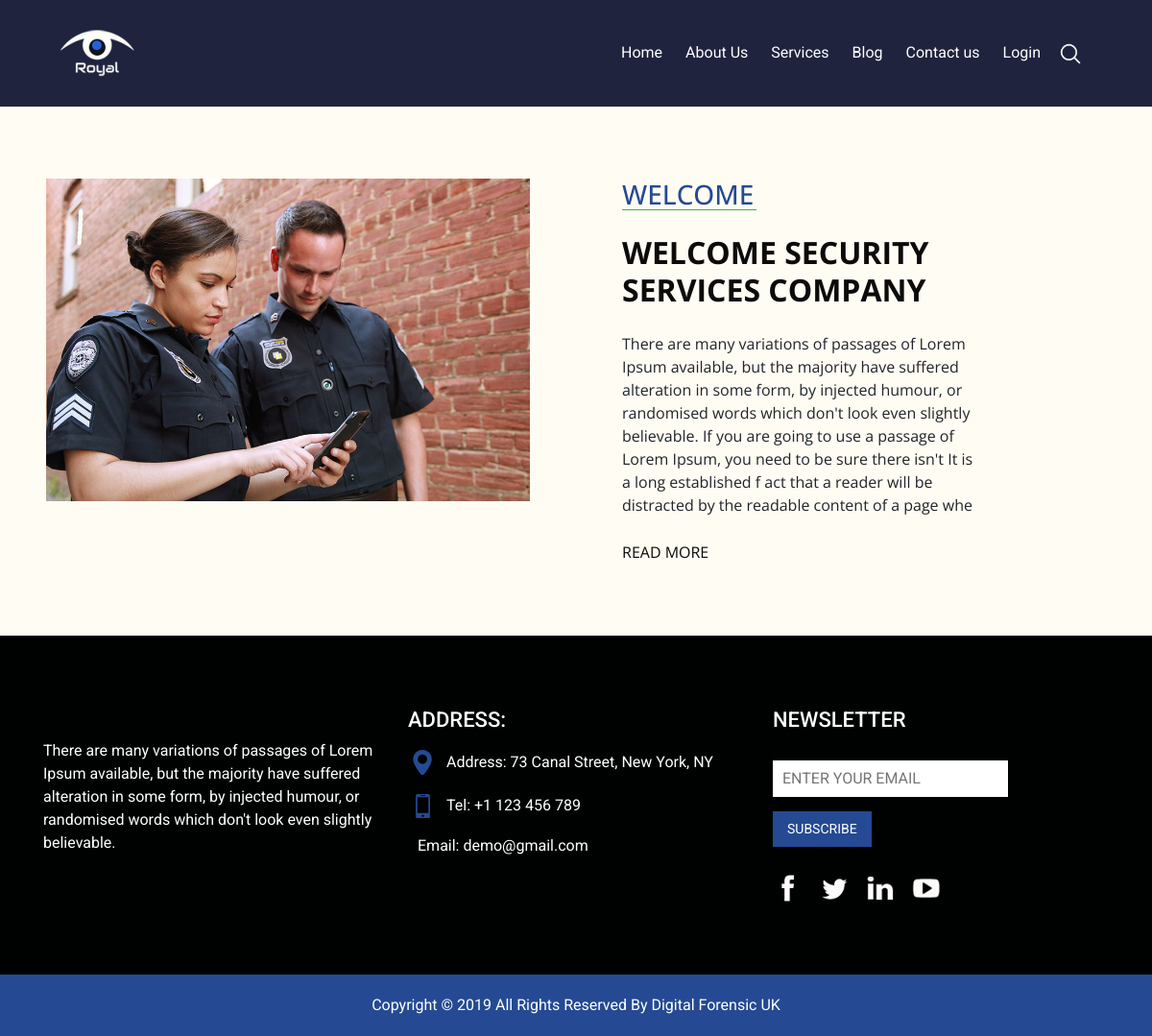
Page /about/ on the earlier database version.
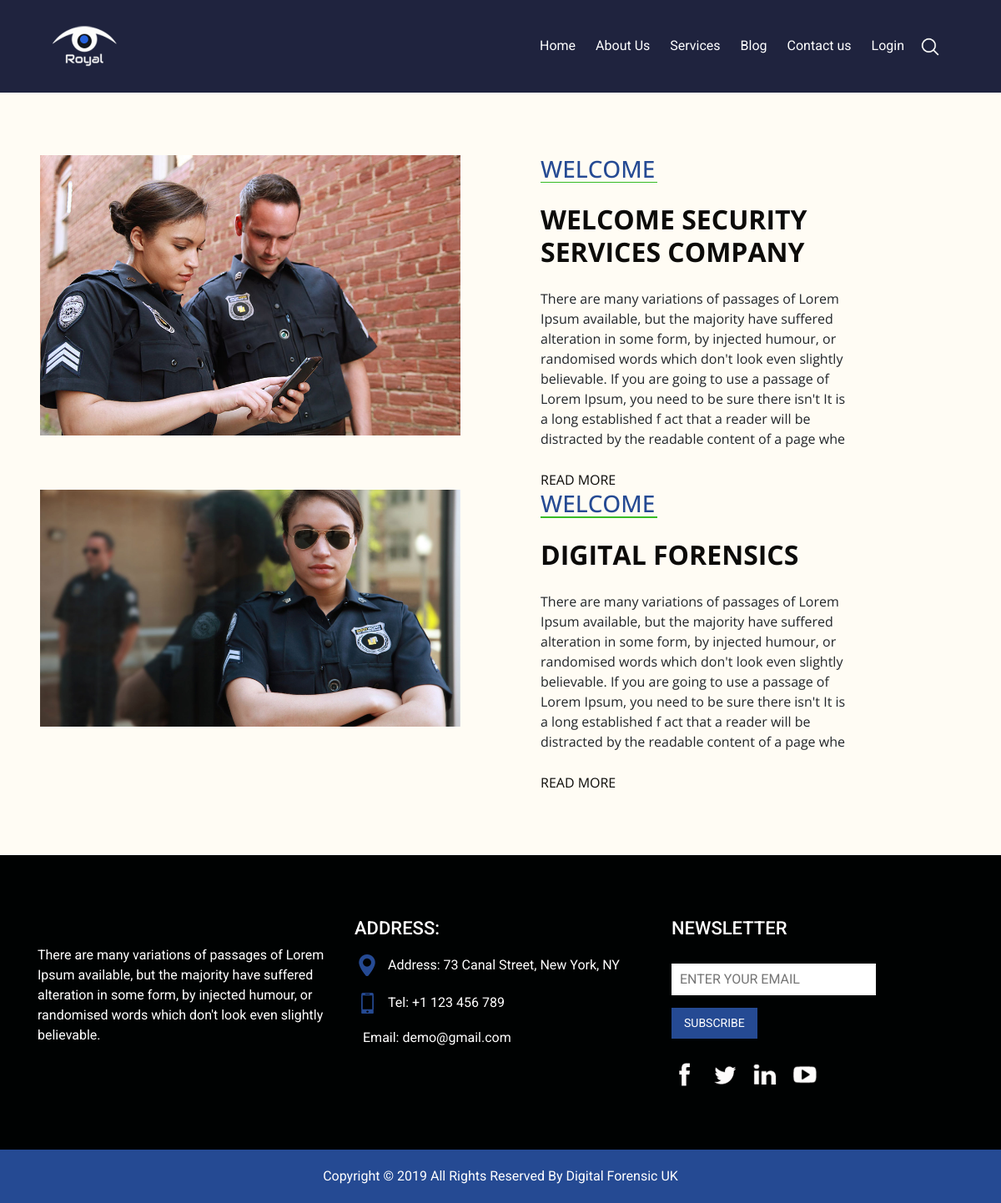
Same page on the later database version.
### forensicApp/models.py (models this page shows, shortened)
class About(models.Model):
    title = models.CharField(max_length=100)
    description = models.TextField()
    image = models.ImageField(upload_to='media')

### forensicApp/views.py (the view)
# urls.py: path('about/', views.about, name='about'),
def about(request):
    views = {}
    views['abouts'] = About.objects.all()
    return render(request, 'about.html',views)

### templates/about.html (shortened to what this page needs)
{% extends 'base.html' %}
{% load static %}
{% block content %}
<section class="welcome_section layout_padding">
  <div class="container-fluid">
    {% for about in abouts %}
    <div class="row">
      <div class=" col-md-6">
        <div>
          <img class="img-fluid" src="{{ about.image.url }}" alt="" />
        </div>
      </div>
      <div class=" col-md-6">
        <div class="welcome_detail">
          <h3>
            Welcome
          </h3>
          <h2>
            {{ about.title }}
          </h2>
          <p>
            {{ about.description }}
          </p>
          <div class="welcome_detail-btn">
            <a href="">
              <span>
                Read More
              </span>
            </a>
          </div>
        </div>
      </div>
    </div>
    {% endfor %}
  </div>
</section>
{% endblock %}

### templates/base.html (shortened to what this page needs)
{% load static %}
<!DOCTYPE html>
<html>
<head>
  <link rel="stylesheet" type="text/css"
    href="https://cdnjs.cloudflare.com/ajax/libs/OwlCarousel2/2.1.3/assets/owl.carousel.min.css" />
  <link rel="stylesheet" type="text/css" href="{% static 'css/bootstrap.css' %}" />
  <link href="{% static 'css/style.css' %}" rel="stylesheet" />
  <link href="{% static 'css/responsive.css' %}" rel="stylesheet" />
</head>
<body>
  <header class="header_section">
    <div class="container">
      <nav class="navbar navbar-expand-lg custom_nav-container ">
        <a class="navbar-brand" href="/">
          <div class="logo_box">
            <img src="{% static 'images/logo.png' %}" alt="" />
          </div>
        </a>
        <div class="collapse navbar-collapse" id="navbarSupportedContent">
          <ul class="navbar-nav ml-auto mr-2">
            <li class="nav-item active">
              <a class="nav-link" href="/">Home <span class="sr-only">(current)</span></a>
            </li>
            <li class="nav-item">
              <a class="nav-link" href="{% url 'about' %}">About Us </a>
            </li>
            <li class="nav-item">
              <a class="nav-link" href="{% url 'service' %}">Services</a>
            </li>
            <li class="nav-item">
              <a class="nav-link" href="{% url 'blog' %}">Blog</a>
            </li>
            <li class="nav-item">
              <a class="nav-link" href="{% url 'contact' %}">Contact us</a>
            </li>
            <li class="nav-item">
              <a class="nav-link" href="#">Login </a>
            </li>
          </ul>
          <form class="form-inline my-2 my-lg-0">
            <button class="btn  my-2 my-sm-0 nav_search-btn" type="submit"></button>
          </form>
        </div>
      </nav>
    </div>
  </header>
{% block content %}
{% endblock %}
<section class="info_section layout_padding">
    <div class="container">
      <div class="row">
        <div class=" col-md-4 info_detail">
          <div>
            <p>
              There are many variations of passages of Lorem Ipsum available, but the majority have suffered alteration
              in some form, by injected humour, or randomised words which don't look even slightly believable.
            </p>
          </div>
        </div>
        <div class=" col-md-4 address_container">
          <div>
            <h3>
              Address:
            </h3>
            <div class="address_link-container">
              <a href="">
                <img src="{% static 'images/location.png' %}" alt="">
                <span> Address: 73 Canal Street, New York, NY
                </span>
              </a>
              <a href="">
                <img src="{% static 'images/phone.png' %}" alt="">
                <span> Tel: +1 123 456 789
                </span>
              </a>
              <a href="">
                <span>
                  Email: demo@gmail.com
                </span>
              </a>
            </div>
          </div>
        </div>
        <div class=" col-md-4 news_container">
          <div>
            <div>
              <h3>
                newsletter
              </h3>
              <form action="">
                <input type="email" placeholder="ENTER YOUR EMAIL">
                <div>
                  <button type="submit">
                    Subscribe
                  </button>
                </div>
              </form>
            </div>
            <div class="social_container">
              <div>
                <img src="{% static 'images/fb.png' %}" alt="">
              </div>
              <div>
                <img src="{% static 'images/twitter.png' %}" alt="">
              </div>
              <div>
                <img src="{% static 'images/linkedin.png' %}" alt="">
              </div>
              <div>
                <img src="{% static 'images/youtube.png' %}" alt="">
              </div>
            </div>
          </div>
        </div>
      </div>
    </div>
  </section>
  <section class="container-fluid footer_section">
    <p>
      Copyright &copy; 2019 All Rights Reserved By
      <a href="https://html.design/">Digital Forensic UK</a>
    </p>
  </section>
</body>
</html>

### static/css/style.css (style rules this page uses)
body { font-family: "Open Sans", sans-serif; background-color: #fffcf4; }
.layout_padding { padding: 75px 0; }
.header_section { font-family: "Roboto", sans-serif; background-color: #1f233e; color: #fff; min-height: 90px; padding: 1% 0; }
.custom_nav-container.navbar-expand-lg .navbar-nav .nav-link { color: #fff; padding-left: 12px; padding-right: 12px; }
a, a:hover, a:focus { text-decoration: none; }
.btn, .btn:focus { outline: none !important; box-shadow: none; }
.custom_nav-container .nav_search-btn { background-image: url(../images/search-icon.png); background-size: 22px; background-repeat: no-repeat; background-position-y: 7px; width: 35px; height: 35px; padding: 0; border: none; }
.logo_box { width: 80px; }
.logo_box img { width: 100%; }
.welcome_section .col-md-6 { padding: 0 4%; }
.welcome_detail { width: 75%; }
.welcome_detail h2 { text-transform: uppercase; color: #0c0b09; font-weight: bold; }
.welcome_detail h3 { text-transform: uppercase; color: #254a93; position: relative; }
.welcome_detail h3::after { position: absolute; bottom: 0; left: 0; content: ""; height: 1.5px; width: 140px; background-color: #36bb25; }
.welcome_detail h2, .welcome_detail p, .welcome_detail .welcome_detail-btn { margin-top: 25px; }
.welcome_section .welcome_detail-btn a, .welcome_section .welcome_detail-btn a:hover { text-transform: uppercase; color: #0c0b09; }
.info_section { background-color: #000202; font-family: "Roboto", sans-serif; }
.info_section .info_detail { display: flex; align-items: center; }
.info_section .info_detail p { color: #fff; }
.address_link-container { display: block; }
.address_link-container a { display: flex; color: #fff; margin: 15px 0; align-items: center; }
.address_link-container a img { margin-right: 10px; }
.info_section .news_container h3, .info_section .address_container h3 { text-transform: uppercase; color: #fff; font-size: 22px; }
.info_section .news_container form { margin: 28px 0; }
.info_section .news_container form input { border: none; background-color: #fff; width: 70%; padding: 7px 10px; }
.info_section .news_container form button { border: none; background-color: #254a93; color: #fff; font-size: 14px; padding: 8px 15px; margin-top: 15px; text-transform: uppercase; }
.info_section .news_container .social_container { width: 50%; display: flex; justify-content: space-between; }
.footer_section { background-color: #254a93; padding: 20px 0; font-family: "Roboto", sans-serif; }
.footer_section p { color: #fff; margin: 0; text-align: center; }
.footer_section a { color: #fff; }

Differences in the rows shown:
added About: image (picture), title "DIGITAL FORENSICS", description "There are many variations of passages of Lorem Ipsum available, but the majority have suffered alteration in some form, by injected humour, or randomised words which don't look even slightly believable. If you are going to use a passage of Lorem Ipsum, you need to be sure there isn't It is a long established f act that a reader will be distracted by the readable content of a page whe"
